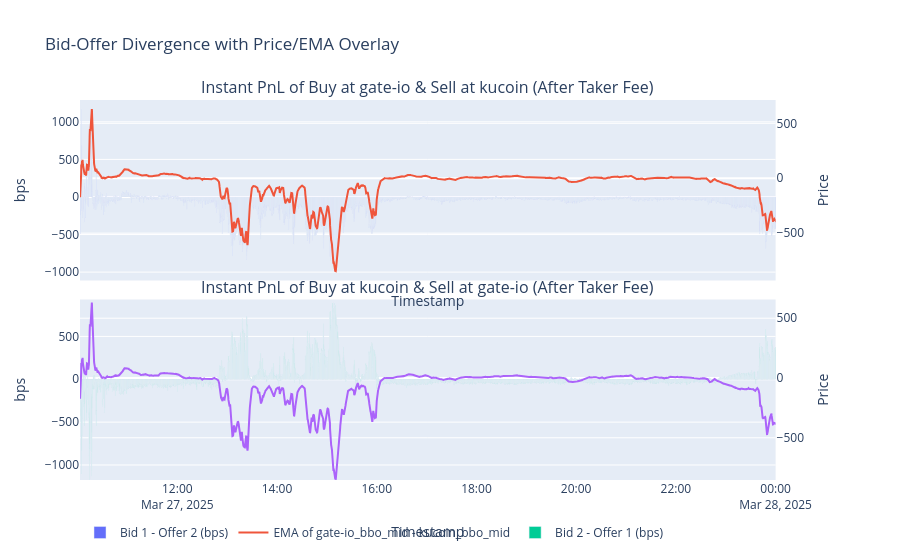

This figure's notebook cell:
### Code cell
# This is only used when you need the ema_mid_diff
divergence_plot(arb_stats, exchange_1 = 'gate-io', exchange_2 = 'kucoin', subplot_type='ema_mid_diff', ema_alpha=0.01)

### Figure 1 — Plotly figure (JSON) as saved in the notebook; plotly's stock layout.template omitted (floating-point values rounded to 4 significant figures; data arrays with more than 128 entries replaced by an {"elided": "..."} marker saying what was removed)
{"data": [{"name": "Bid 1 - Offer 2 (bps)", "opacity": 1, "type": "bar", "x": {"elided": "5022 str values"}, "xaxis": "x", "y": {"elided": "5022 float values"}, "yaxis": "y"}, {"line": {"width": 2}, "mode": "lines", "name": "EMA of gate-io_bbo_mid - kucoin_bbo_mid", "type": "scatter", "x": {"elided": "5023 str values"}, "xaxis": "x", "y": {"elided": "5023 float values"}, "yaxis": "y2"}, {"name": "Bid 2 - Offer 1 (bps)", "opacity": 1, "type": "bar", "x": {"elided": "5022 str values"}, "xaxis": "x2", "y": {"elided": "5022 float values"}, "yaxis": "y3"}, {"line": {"width": 2}, "mode": "lines", "name": "EMA of gate-io_bbo_mid - kucoin_bbo_mid", "showlegend": false, "type": "scatter", "x": {"elided": "5023 str values"}, "xaxis": "x2", "y": {"elided": "5023 float values"}, "yaxis": "y4"}], "layout": {"annotations": [{"font": {"size": 16}, "showarrow": false, "text": "Instant PnL of Buy at gate-io & Sell at kucoin (After Taker Fee)", "x": 0.47, "xanchor": "center", "xref": "paper", "y": 1, "yanchor": "bottom", "yref": "paper"}, {"font": {"size": 16}, "showarrow": false, "text": "Instant PnL of Buy at kucoin & Sell at gate-io (After Taker Fee)", "x": 0.47, "xanchor": "center", "xref": "paper", "y": 0.475, "yanchor": "bottom", "yref": "paper"}], "autosize": true, "legend": {"orientation": "h"}, "title": {"text": "Bid-Offer Divergence with Price/EMA Overlay"}, "xaxis": {"anchor": "y", "autorange": true, "domain": [0, 0.94], "matches": "x2", "range": ["2025-03-27 10:02:55", "2025-03-28"], "showticklabels": false, "title": {"text": "Timestamp"}, "type": "date"}, "xaxis2": {"anchor": "y3", "autorange": true, "domain": [0, 0.94], "range": ["2025-03-27 10:02:55", "2025-03-28"], "title": {"text": "Timestamp"}, "type": "date"}, "yaxis": {"anchor": "x", "autorange": true, "domain": [0.525, 1], "range": [-1112.0, 1291.0], "title": {"text": "bps"}, "type": "linear"}, "yaxis2": {"anchor": "x", "autorange": true, "overlaying": "y", "range": [-930.9, 712.4], "side": "right", "title": {"text": "Price"}, "type": "linear"}, "yaxis3": {"anchor": "x2", "autorange": false, "domain": [0, 0.475], "range": [-1175.0, 930.8], "title": {"text": "bps"}, "type": "linear"}, "yaxis4": {"anchor": "x2", "autorange": false, "overlaying": "y3", "range": [-853.5, 656.7], "side": "right", "title": {"text": "Price"}, "type": "linear"}}}
